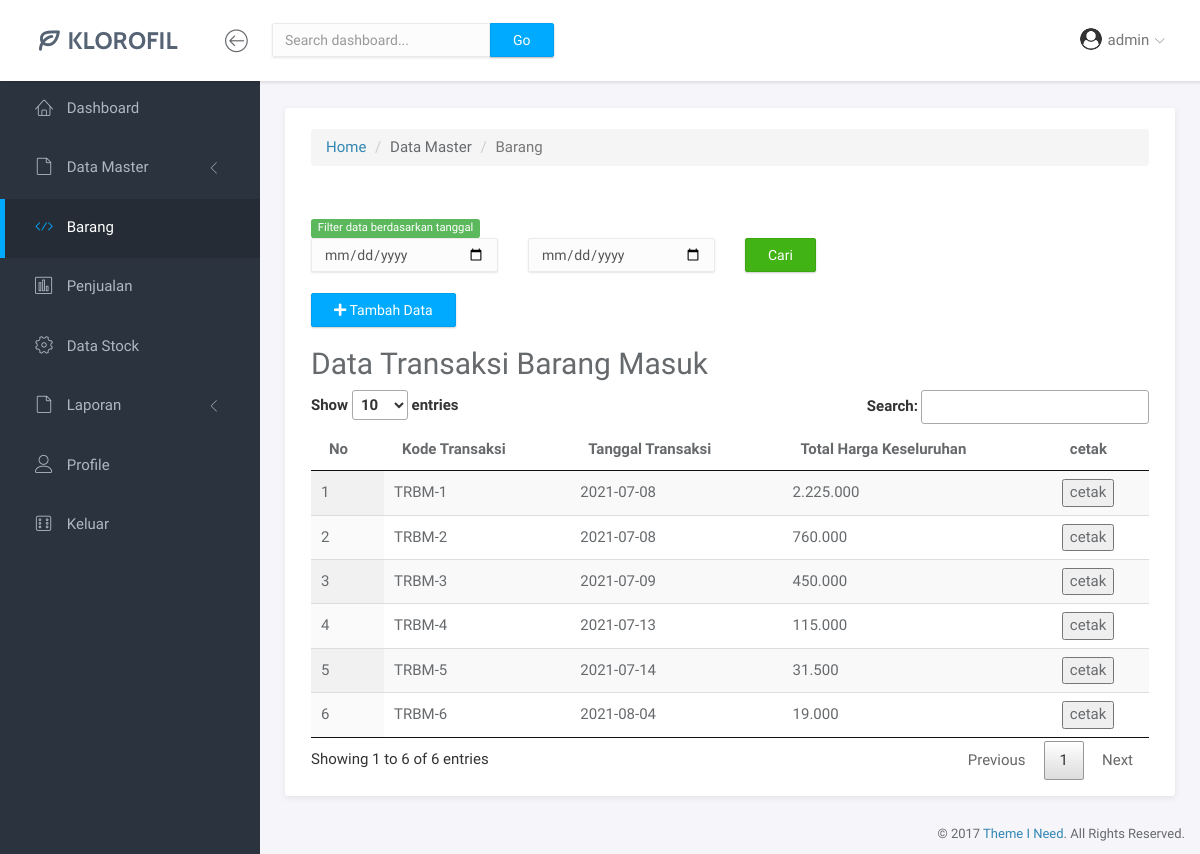
/9-Dashboard-BarangMasuk.php (signed in), run on the app's committed database.
### tables this page shows
CREATE TABLE `barang_masuk` (
  `kode_trans_masuk` varchar(12) NOT NULL,
  `tgl_trans_masuk` date NOT NULL,
  `time` time NOT NULL,
  `nama_tempat_beli` varchar(30) NOT NULL,
  `isi` longtext DEFAULT NULL,
  `grand_total` bigint(20) NOT NULL
);

### functions/functions-pelanggan.php (called while the page is built, shortened)
<?php
$conn = mysqli_connect("localhost", "root", "", "kpdiana");
function query($query) {
	global $conn;
	$result = mysqli_query($conn, $query);
	$rows = [];
	while( $row = mysqli_fetch_assoc($result) ) {
		$rows[] = $row;
	}
	return $rows;
}
?>

### 9-Dashboard-BarangMasuk.php (the view, shortened to what this page needs)
<?php
require 'functions/functions-pelanggan.php';
$daftartransaksi = query("SELECT * FROM barang_masuk");
?>
<!doctype html>
<html lang="en">
<head>
    <link rel="stylesheet" href="assets/vendor/bootstrap/css/bootstrap.min.css">
    <link rel="stylesheet" href="assets/vendor/fontawesome-free-5.15.3-web/css/all.css">
    <link rel="stylesheet" href="assets/vendor/linearicons/style.css">
    <link rel="stylesheet" href="assets/vendor/chartist/css/chartist-custom.css">
    <link rel="stylesheet" href="assets/css/main.css">
    <link rel="stylesheet" href="assets/css/demo.css">
    <link rel="stylesheet" href="assets/vendor/datatables/jquery.dataTables.min.css">
</head>
<body>
    <div id="wrapper">
        <nav class="navbar navbar-default navbar-fixed-top">
            <div class="brand">
                <a href="index.html"><img src="assets/img/logo-dark.png" alt="Klorofil Logo" class="img-responsive logo"></a>
            </div>
            <div class="container-fluid">
                <div class="navbar-btn">
                    <button type="button" class="btn-toggle-fullwidth"><i class="lnr lnr-arrow-left-circle"></i></button>
                </div>
                <form class="navbar-form navbar-left">
                    <div class="input-group">
                        <input type="text" value="" class="form-control" placeholder="Search dashboard...">
                        <span class="input-group-btn"><button type="button" class="btn btn-primary">Go</button></span>
                    </div>
                </form>
                <div id="navbar-menu">
                    <ul class="nav navbar-nav navbar-right">
                        <li class="dropdown">
                             <a href="#" class="dropdown-toggle" data-toggle="dropdown"><img src="assets/img/profile/<?= $_SESSION['user']['gambar'] ?>" class="img-circle" alt="Avatar"> <span><?= $_SESSION['user']['nama'] ?></span> <i class="icon-submenu lnr lnr-chevron-down"></i></a>
                        </li>
                    </ul>
                </div>
            </div>
        </nav>
        <div id="sidebar-nav" class="sidebar">
            <div class="sidebar-scroll">
                <nav>
                    <ul class="nav">
                        <li><a href="1-Dashboard-Home.php" class=""><i class="lnr lnr-home"></i> <span>Dashboard</span></a></li>
                        <li>
                            <a href="#subPages" data-toggle="collapse" class="collapsed"><i class="lnr lnr-file-empty"></i>
							<span>Data Master</span> <i class="icon-submenu lnr lnr-chevron-left"></i></a>
                        </li>
                        <li><a href="9-Dashboard-BarangMasuk.php" class="active"><i class="lnr lnr-code"></i></i> <span>Barang</span></a></li>
                        <li><a href="4-Dashboard-Penjualan.php" class=""><i class="lnr lnr-chart-bars"></i> <span>Penjualan</span></a></li>
                        <li><a href="5-Dashboard-DataStock.php" class=""><i class="lnr lnr-cog"></i> <span>Data Stock</span></a></li>
                        <li>
                            <a href="#Laporan" data-toggle="collapse" class="collapsed"><i class="lnr lnr-file-empty"></i>
							<span>Laporan</span> <i class="icon-submenu lnr lnr-chevron-left"></i></a>
                        </li>
                        <li><a href="page-profile.php" class=""><i class="lnr lnr-user"></i> <span>Profile</span></a></li>
                        <li><a href="logout.php" class=""><i class="lnr lnr-dice"></i> <span>Keluar</span></a></li>
                    </ul>
                </nav>
            </div>
        </div>
        <div class="main">
            <div class="main-content">
                <div class="container-fluid">
                    <div class="panel panel-headline">
                        <div class="panel-heading">
                            <div class="inibreadcumb">
                                <nav aria-label="breadcrumb">
                                    <ol class="breadcrumb">
                                        <li class="breadcrumb-item"><a href="1-Dashboard-Home.html">Home</a></li>
                                        <li class="breadcrumb-item">Data Master</li>
                                        <li class="breadcrumb-item active" aria-current="page">Barang</li>
                                    </ol>
                                </nav>
                            </div>
                        </div>
                        <div class="panel-body">
                            <div class="row">
                                <div class="col-md-12">
                                    <span class="label label-success">Filter data berdasarkan tanggal</span>
                                    <div class="row">
                                        <form action="" method="get">
                                            <div class="col-md-3">
                                                <input class="form-control" type="date" name="tgl1" id="tgl1"  <?php if(isset($_GET['tgl1'])):?> value="<?= $_GET['tgl1'] ?>" <?php endif?> >
                                            </div>
                                            <div class="col-md-3">
                                                <input class="form-control" type="date" name="tgl2" id="tgl2"  <?php if(isset($_GET['tgl1'])):?> value="<?= $_GET['tgl1'] ?>" <?php endif?> >
                                            </div>
                                            <div class="col-md-3">
                                                <button type="submit" class="btn btn-success">Cari</button>
                                            </div>
                                        </form>
                                    </div>
                                    <br>
                                    <a href="9-Dashboard-BarangMasuk-transaksi.php" class="btn btn-primary"> <i class="fas fa-plus"></i> Tambah Data</a>
                                    <h2>Data Transaksi Barang Masuk</h2>
                                    <table id="table_barang" class="display">
                                        <thead>
                                            <tr>
                                                <th>No</th>
                                                <th>Kode Transaksi</th>
                                                <th>Tanggal Transaksi</th>
                                                <th>Total Harga Keseluruhan</th>
                                                <th>cetak</th>
                                            </tr>
                                        </thead>
                                        <tbody>
                                            <?php $i=1; ?>
                                            <?php foreach($daftartransaksi as $daftar): ?>
                                                <tr>
                                                    <td><?= $i ?></td>
                                                    <td><?= $daftar['kode_trans_masuk'] ?></td>
                                                    <td><?= $daftar['tgl_trans_masuk'] ?></td>
                                                    <td><?= number_format($daftar['grand_total'],0,',','.')  ?></td>
                                                    <td><button onclick="return cetak('barang_masuk','<?= $daftar['kode_trans_masuk'] ?>')">cetak</button></td>
                                                </tr>
                                                <?php $i++; ?>
                                            <?php endforeach ?>
                                        </tbody>
                                    </table>
                                </div>
                            </div>
                        </div>
                    </div>
                </div>
            </div>
            <footer>
                <div class="container-fluid ">
                    <p class="copyright ">&copy; 2017 <a href="https://www.themeineed.com " target="_blank ">Theme I Need</a>. All Rights Reserved.</p>
                </div>
            </footer>
        </div>
</body>
</html>

### data on the page
barang_masuk: kode_trans_masuk "TRBM-1", tgl_trans_masuk "2021-07-08", grand_total "2.225.000"
barang_masuk: kode_trans_masuk "TRBM-2", tgl_trans_masuk "2021-07-08", grand_total "760.000"
barang_masuk: kode_trans_masuk "TRBM-3", tgl_trans_masuk "2021-07-09", grand_total "450.000"
barang_masuk: kode_trans_masuk "TRBM-4", tgl_trans_masuk "2021-07-13", grand_total "115.000"
barang_masuk: kode_trans_masuk "TRBM-5", tgl_trans_masuk "2021-07-14", grand_total "31.500"
barang_masuk: kode_trans_masuk "TRBM-6", tgl_trans_masuk "2021-08-04", grand_total "19.000"

### other printed values
$_SESSION['user']['nama'] "admin"
